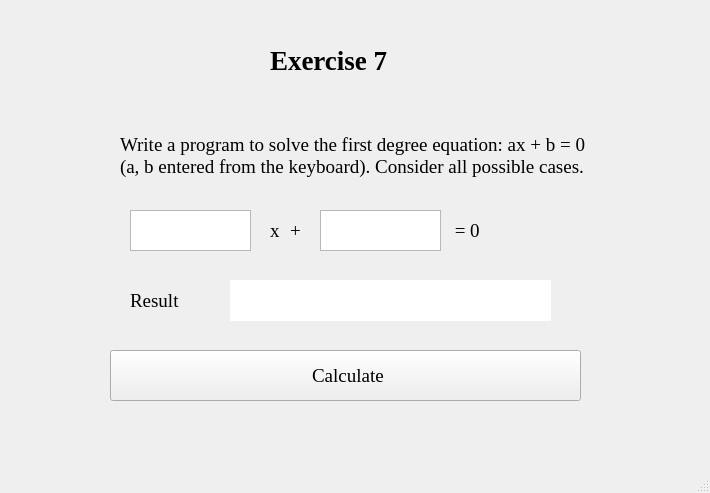
<?xml version="1.0" encoding="UTF-8"?>
<ui version="4.0">
 <class>MainWindow</class>
 <widget class="QMainWindow" name="MainWindow">
  <property name="geometry">
   <rect>
    <x>0</x>
    <y>0</y>
    <width>710</width>
    <height>493</height>
   </rect>
  </property>
  <property name="windowTitle">
   <string>MainWindow</string>
  </property>
  <widget class="QWidget" name="centralwidget">
   <widget class="QLabel" name="after_sorting">
    <property name="geometry">
     <rect>
      <x>230</x>
      <y>280</y>
      <width>321</width>
      <height>41</height>
     </rect>
    </property>
    <property name="font">
     <font>
      <family>Times New Roman</family>
      <pointsize>14</pointsize>
     </font>
    </property>
    <property name="styleSheet">
     <string notr="true">background-color: rgb(255, 255, 255);</string>
    </property>
    <property name="text">
     <string/>
    </property>
   </widget>
   <widget class="QPushButton" name="sortButton">
    <property name="geometry">
     <rect>
      <x>110</x>
      <y>350</y>
      <width>471</width>
      <height>51</height>
     </rect>
    </property>
    <property name="font">
     <font>
      <family>Times New Roman</family>
      <pointsize>14</pointsize>
     </font>
    </property>
    <property name="text">
     <string> Calculate</string>
    </property>
   </widget>
   <widget class="QLabel" name="label_5">
    <property name="geometry">
     <rect>
      <x>130</x>
      <y>280</y>
      <width>71</width>
      <height>41</height>
     </rect>
    </property>
    <property name="font">
     <font>
      <family>Times New Roman</family>
      <pointsize>14</pointsize>
     </font>
    </property>
    <property name="text">
     <string>Result</string>
    </property>
    <property name="wordWrap">
     <bool>true</bool>
    </property>
   </widget>
   <widget class="QLabel" name="label_2">
    <property name="geometry">
     <rect>
      <x>120</x>
      <y>100</y>
      <width>471</width>
      <height>111</height>
     </rect>
    </property>
    <property name="font">
     <font>
      <family>Times New Roman</family>
      <pointsize>14</pointsize>
     </font>
    </property>
    <property name="text">
     <string>Write a program to solve the first degree equation: ax + b = 0 (a, b entered from the keyboard). Consider all possible cases.</string>
    </property>
    <property name="wordWrap">
     <bool>true</bool>
    </property>
   </widget>
   <widget class="QTextEdit" name="before_sorting">
    <property name="geometry">
     <rect>
      <x>130</x>
      <y>210</y>
      <width>121</width>
      <height>41</height>
     </rect>
    </property>
    <property name="font">
     <font>
      <family>Times New Roman</family>
      <pointsize>14</pointsize>
     </font>
    </property>
   </widget>
   <widget class="QLabel" name="label">
    <property name="geometry">
     <rect>
      <x>270</x>
      <y>20</y>
      <width>181</width>
      <height>81</height>
     </rect>
    </property>
    <property name="font">
     <font>
      <family>Times New Roman</family>
      <pointsize>20</pointsize>
      <weight>75</weight>
      <bold>true</bold>
     </font>
    </property>
    <property name="text">
     <string>Exercise 7</string>
    </property>
   </widget>
   <widget class="QLabel" name="label_3">
    <property name="geometry">
     <rect>
      <x>270</x>
      <y>210</y>
      <width>16</width>
      <height>41</height>
     </rect>
    </property>
    <property name="font">
     <font>
      <family>Times New Roman</family>
      <pointsize>14</pointsize>
     </font>
    </property>
    <property name="text">
     <string>x</string>
    </property>
    <property name="wordWrap">
     <bool>true</bool>
    </property>
   </widget>
   <widget class="QLabel" name="label_4">
    <property name="geometry">
     <rect>
      <x>290</x>
      <y>210</y>
      <width>16</width>
      <height>41</height>
     </rect>
    </property>
    <property name="font">
     <font>
      <family>Times New Roman</family>
      <pointsize>14</pointsize>
     </font>
    </property>
    <property name="text">
     <string>+</string>
    </property>
    <property name="wordWrap">
     <bool>true</bool>
    </property>
   </widget>
   <widget class="QLabel" name="label_6">
    <property name="geometry">
     <rect>
      <x>450</x>
      <y>210</y>
      <width>71</width>
      <height>41</height>
     </rect>
    </property>
    <property name="font">
     <font>
      <family>Times New Roman</family>
      <pointsize>14</pointsize>
     </font>
    </property>
    <property name="text">
     <string> = 0</string>
    </property>
    <property name="wordWrap">
     <bool>true</bool>
    </property>
   </widget>
   <widget class="QTextEdit" name="before_sorting_2">
    <property name="geometry">
     <rect>
      <x>320</x>
      <y>210</y>
      <width>121</width>
      <height>41</height>
     </rect>
    </property>
    <property name="font">
     <font>
      <family>Times New Roman</family>
      <pointsize>14</pointsize>
     </font>
    </property>
   </widget>
  </widget>
  <widget class="QMenuBar" name="menubar">
   <property name="geometry">
    <rect>
     <x>0</x>
     <y>0</y>
     <width>710</width>
     <height>26</height>
    </rect>
   </property>
  </widget>
  <widget class="QStatusBar" name="statusbar"/>
 </widget>
 <resources/>
 <connections/>
</ui>
